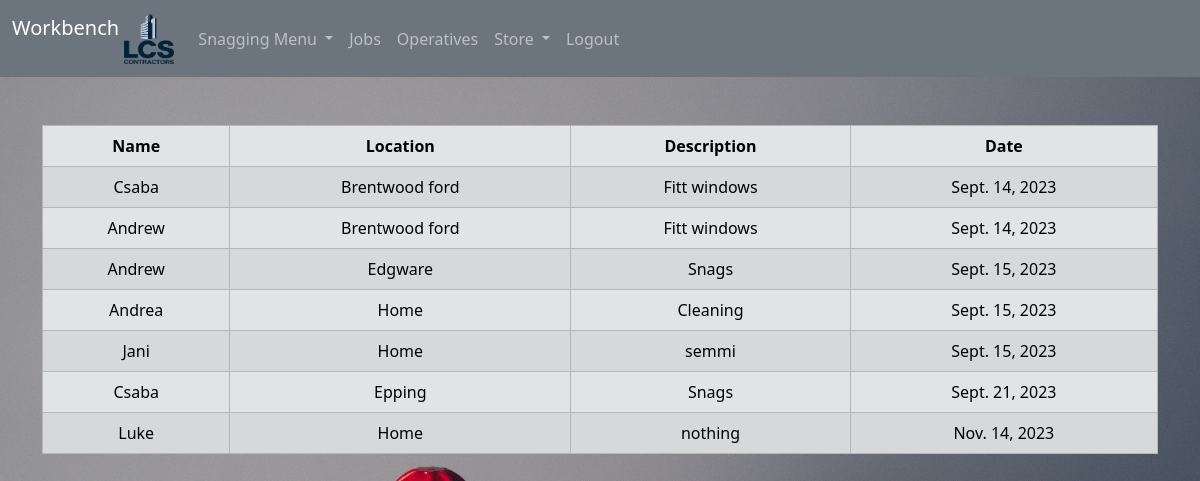
The page /operatives/operatives/ (signed in) on the database its author committed.
### operatives/models.py (models this page shows, shortened)
class Job(models.Model):
    operatives = models.ManyToManyField(Operative)
    description = models.CharField(max_length=200)
    location = models.CharField(max_length=200)
    post_code = models.CharField(blank=True, max_length=200, null=True)
    job_created_at = models.DateTimeField(auto_now_add=True)
    job_date = models.DateField(null=True)
    class Meta:
        ordering = ["location"]

### operatives/views.py (the view)
# urls.py: path("operatives/", views.job, name="operatives/detail"),
def job(request):
    details = (
        Job.objects.values(
            "location", "description", "job_date", "operatives__first_name"
        ).order_by("job_date", "location")
    )
    return render(
        request,
        "operatives/detail.html",
        {"jobs": list(details), "operatives": operatives},
    )

### operatives/templates/operatives/detail.html (shortened to what this page needs)
{%extends 'base.html'%} {%block content%} {%if user.is_authenticated %}
<br />
<table class="table table-hover table-bordered table-secondary table-striped">
  <thead class="table-secondary">
    <tr>
      <th scope="col">Name</th>
      <th scope="col">Location</th>
      <th scope="col">Description</th>
      <th scope="col">Date</th>
    </tr>
  </thead>
  <tbody>
    {% if jobs %} {%for job in jobs%}
    <tr>
      <td>{{job.operatives__first_name}}</td>
      <td>{{job.location}}</td>
      <td>{{job.description}}</td>
      <td>{{job.job_date }}</td>
    </tr>
    {%endfor%}
  </tbody>
</table>
{% endif %} {% endif %} {% endblock %}

### static/style.css (style rules this page uses)
body { background-image: url(bkg1.jpg); background-color: cadetblue; background-size: cover; background-attachment: fixed; background-position: center; height: auto; background-repeat: no-repeat; text-align: center; }

### rows shown on the page
Job: operatives__first_name "Csaba", location "Brentwood ford", description "Fitt windows", job_date "Sept. 14, 2023", operatives__first_name "Andrew"
Job: operatives__first_name "Andrew", location "Edgware", description "Snags", job_date "Sept. 15, 2023"
Job: operatives__first_name "Andrea", location "Home", description "Cleaning", job_date "Sept. 15, 2023"
Job: operatives__first_name "Jani", location "Home", description "semmi", job_date "Sept. 15, 2023"
Job: operatives__first_name "Csaba", location "Epping", description "Snags", job_date "Sept. 21, 2023"
Job: operatives__first_name "Luke", location "Home", description "nothing", job_date "Nov. 14, 2023"
